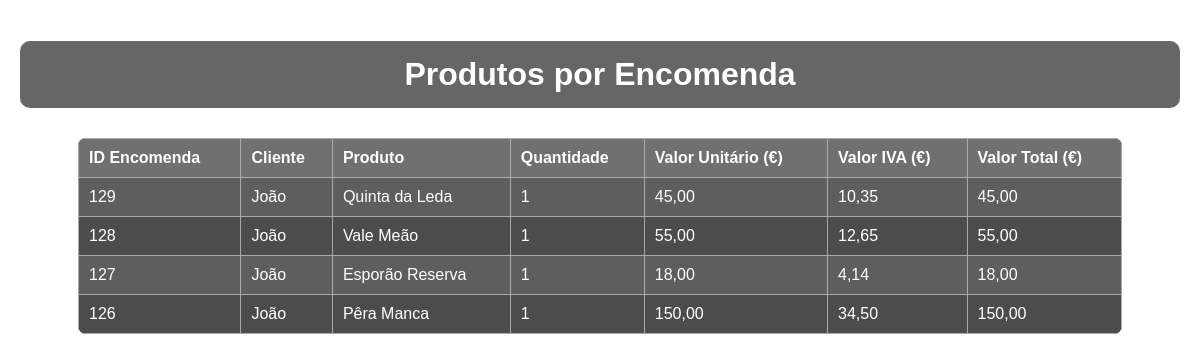
/encomenda_produtos.php, run on the app's committed database.
### tables this page shows
CREATE TABLE `encomenda_cliente_produto` (
  `id_encomenda` int(11) NOT NULL,
  `id_produto` int(11) NOT NULL,
  `quantidade` int(11) DEFAULT NULL,
  `valor_unitario` decimal(10,2) DEFAULT NULL,
  `valor_iva` decimal(10,2) DEFAULT NULL,
  `valor_total` decimal(10,2) DEFAULT NULL
);

CREATE TABLE `cliente` (
  `id_cliente` int(11) NOT NULL,
  `nome` varchar(100) NOT NULL,
  `email` varchar(100) NOT NULL,
  `senha` varchar(255) NOT NULL,
  `nif` varchar(15) DEFAULT NULL,
  `morada` varchar(255) DEFAULT NULL,
  `genero` varchar(20) DEFAULT NULL,
  `criado_por` varchar(100) NOT NULL,
  `data_criacao` datetime DEFAULT current_timestamp(),
  `modificado_por` varchar(100) DEFAULT NULL,
  `data_modificacao` datetime DEFAULT NULL,
  `estado_registo` varchar(10) DEFAULT 'ativo'
);

CREATE TABLE `produto` (
  `id_produto` int(11) NOT NULL,
  `nome_vinho` varchar(100) NOT NULL,
  `lista_castas` varchar(100) NOT NULL,
  `regiao` varchar(50) DEFAULT NULL,
  `valor` decimal(10,2) NOT NULL,
  `criado_por` varchar(100) NOT NULL,
  `data_criacao` datetime DEFAULT current_timestamp(),
  `modificado_por` varchar(100) DEFAULT NULL,
  `data_modificacao` datetime DEFAULT NULL,
  `estado_registo` varchar(10) DEFAULT 'ativo',
  `imagem` varchar(255) DEFAULT NULL,
  `tipo_vinho` varchar(50) NOT NULL
);

### encomenda_produtos.php (the view, shortened to what this page needs)
<?php
require_once 'db.php';
$sql = "
    SELECT
        ecp.id_encomenda,
        c.nome AS nome_cliente,
        p.nome_vinho,
        ecp.quantidade,
        ecp.valor_unitario,
        ecp.valor_iva,
        ecp.valor_total
    FROM encomenda_cliente_produto AS ecp
    JOIN encomenda_cliente AS ec ON ecp.id_encomenda = ec.id_encomenda
    JOIN cliente AS c ON ec.id_cliente = c.id_cliente
    JOIN produto AS p ON ecp.id_produto = p.id_produto
    ORDER BY ecp.id_encomenda DESC
";
$result = $conn->query($sql);
?>
<!DOCTYPE html>
<html lang="pt">
<head>
</head>
<body>
    <h1>Produtos por Encomenda</h1>
    <table>
        <tr>
            <th>ID Encomenda</th>
            <th>Cliente</th>
            <th>Produto</th>
            <th>Quantidade</th>
            <th>Valor Unitário (€)</th>
            <th>Valor IVA (€)</th>
            <th>Valor Total (€)</th>
        </tr>
        <?php while ($row = $result->fetch_assoc()): ?>
        <tr>
            <td><?= $row['id_encomenda'] ?></td>
            <td><?= htmlspecialchars($row['nome_cliente']) ?></td>
            <td><?= htmlspecialchars($row['nome_vinho']) ?></td>
            <td><?= $row['quantidade'] ?></td>
            <td><?= number_format($row['valor_unitario'], 2, ',', '.') ?></td>
            <td><?= number_format($row['valor_iva'], 2, ',', '.') ?></td>
            <td><?= number_format($row['valor_total'], 2, ',', '.') ?></td>
        </tr>
        <?php endwhile; ?>
    </table>
</body>
</html>

### encomenda_produtos.php (style rules this page uses)
body { margin: 0; padding: 20px; font-family: Arial, sans-serif; background: url('imagens/armazem.jpg') no-repeat center center fixed; background-size: cover; color: #fff; }
h1 { text-align: center; background: rgba(0,0,0,0.6); padding: 15px; border-radius: 10px; }
table { border-collapse: collapse; width: 90%; margin: 30px auto; background: rgba(0, 0, 0, 0.7); color: #fff; border-radius: 8px; overflow: hidden; }
th, td { border: 1px solid #aaa; padding: 10px; text-align: left; }
th { background-color: rgba(255, 255, 255, 0.2); }
tr:nth-child(even) { background-color: rgba(255, 255, 255, 0.1); }

### data on the page
encomenda_cliente_produto: id_encomenda "129", cliente.nome "João", id_produto.nome_vinho "Quinta da Leda", quantidade "1", valor_unitario "45,00", valor_iva "10,35", valor_total "45,00"
encomenda_cliente_produto: id_encomenda "128", cliente.nome "João", id_produto.nome_vinho "Vale Meão", quantidade "1", valor_unitario "55,00", valor_iva "12,65", valor_total "55,00"
encomenda_cliente_produto: id_encomenda "127", cliente.nome "João", id_produto.nome_vinho "Esporão Reserva", quantidade "1", valor_unitario "18,00", valor_iva "4,14", valor_total "18,00"
encomenda_cliente_produto: id_encomenda "126", cliente.nome "João", id_produto.nome_vinho "Pêra Manca", quantidade "1", valor_unitario "150,00", valor_iva "34,50", valor_total "150,00"
